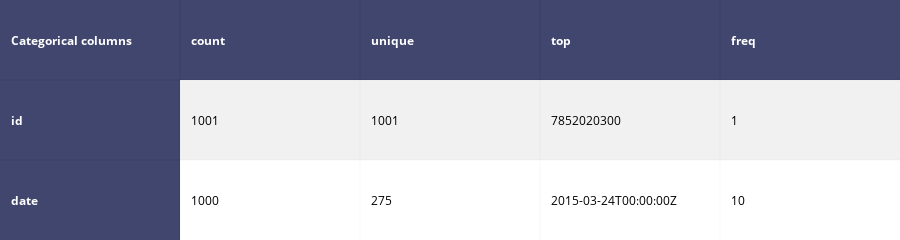

Notebook source saved alongside this figure:
### Markdown cell above
###  Sumario Estatistico para Variaveis Categoricas

### Code cell
# Podemos analisar a quantidade de categorias para aprofundar a analise depois
# It will show "count", "unique", "top", and "freq"
table_cat = ff.create_table(df.describe(include=['O']).T, index=True, index_title='Categorical columns')
iplot(table_cat)

### Figure 1 — Plotly figure (JSON) as saved in the notebook; plotly's stock layout.template omitted (floating-point values rounded to 4 significant figures)
{"data": [{"colorscale": [[0, "#00083e"], [0.5, "#ededee"], [1, "#ffffff"]], "hoverinfo": "none", "opacity": 0.75, "showscale": false, "type": "heatmap", "uid": "6fbccd24-828e-484a-b951-ec0ff4dbba1d", "z": [[0, 0, 0, 0, 0], [0, 0.5, 0.5, 0.5, 0.5], [0, 1, 1, 1, 1]]}], "layout": {"annotations": [{"align": "left", "font": {"color": "#ffffff"}, "showarrow": false, "text": "<b>Categorical columns</b>", "x": -0.45, "xanchor": "left", "xref": "x", "y": 0, "yref": "y"}, {"align": "left", "font": {"color": "#ffffff"}, "showarrow": false, "text": "<b>count</b>", "x": 0.55, "xanchor": "left", "xref": "x", "y": 0, "yref": "y"}, {"align": "left", "font": {"color": "#ffffff"}, "showarrow": false, "text": "<b>unique</b>", "x": 1.55, "xanchor": "left", "xref": "x", "y": 0, "yref": "y"}, {"align": "left", "font": {"color": "#ffffff"}, "showarrow": false, "text": "<b>top</b>", "x": 2.55, "xanchor": "left", "xref": "x", "y": 0, "yref": "y"}, {"align": "left", "font": {"color": "#ffffff"}, "showarrow": false, "text": "<b>freq</b>", "x": 3.55, "xanchor": "left", "xref": "x", "y": 0, "yref": "y"}, {"align": "left", "font": {"color": "#ffffff"}, "showarrow": false, "text": "<b>id</b>", "x": -0.45, "xanchor": "left", "xref": "x", "y": 1, "yref": "y"}, {"align": "left", "font": {"color": "#000000"}, "showarrow": false, "text": "1001", "x": 0.55, "xanchor": "left", "xref": "x", "y": 1, "yref": "y"}, {"align": "left", "font": {"color": "#000000"}, "showarrow": false, "text": "1001", "x": 1.55, "xanchor": "left", "xref": "x", "y": 1, "yref": "y"}, {"align": "left", "font": {"color": "#000000"}, "showarrow": false, "text": "7852020300", "x": 2.55, "xanchor": "left", "xref": "x", "y": 1, "yref": "y"}, {"align": "left", "font": {"color": "#000000"}, "showarrow": false, "text": "1", "x": 3.55, "xanchor": "left", "xref": "x", "y": 1, "yref": "y"}, {"align": "left", "font": {"color": "#ffffff"}, "showarrow": false, "text": "<b>date</b>", "x": -0.45, "xanchor": "left", "xref": "x", "y": 2, "yref": "y"}, {"align": "left", "font": {"color": "#000000"}, "showarrow": false, "text": "1000", "x": 0.55, "xanchor": "left", "xref": "x", "y": 2, "yref": "y"}, {"align": "left", "font": {"color": "#000000"}, "showarrow": false, "text": "275", "x": 1.55, "xanchor": "left", "xref": "x", "y": 2, "yref": "y"}, {"align": "left", "font": {"color": "#000000"}, "showarrow": false, "text": "2015-03-24T00:00:00Z", "x": 2.55, "xanchor": "left", "xref": "x", "y": 2, "yref": "y"}, {"align": "left", "font": {"color": "#000000"}, "showarrow": false, "text": "10", "x": 3.55, "xanchor": "left", "xref": "x", "y": 2, "yref": "y"}], "height": 140, "margin": {"b": 0, "l": 0, "r": 0, "t": 0}, "xaxis": {"dtick": 1, "gridwidth": 2, "showticklabels": false, "tick0": -0.5, "ticks": "", "zeroline": false}, "yaxis": {"autorange": "reversed", "dtick": 1, "gridwidth": 2, "showticklabels": false, "tick0": 0.5, "ticks": "", "zeroline": false}}}
